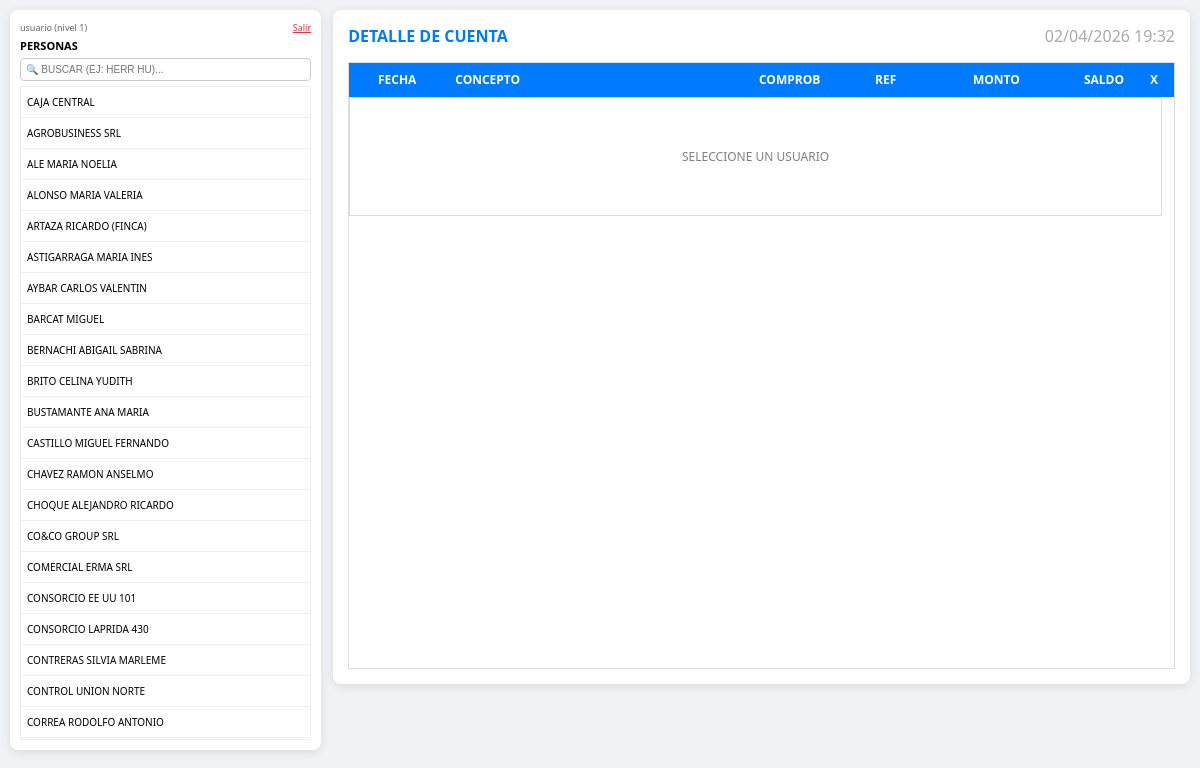
The page /index.php (signed in) on the database its author committed.
### tables this page shows
CREATE TABLE `usuarios` (
  `id` int(11) NOT NULL AUTO_INCREMENT,
  `apellido` varchar(150) NOT NULL,
  `dni` varchar(20) NOT NULL,
  `cuit` varchar(25) DEFAULT NULL,
  `domicilio` varchar(200) DEFAULT NULL,
  `email` varchar(100) DEFAULT NULL,
  `celular` varchar(20) DEFAULT NULL,
  `consorcio` varchar(100) DEFAULT NULL,
  PRIMARY KEY (`id`)
);

### index.php (the view, shortened to what this page needs)
<?php
require_once __DIR__ . '/config_clave_borrado.php';
$sql = "SELECT u.*,
        (SELECT a.fecha_fin
         FROM alquileres a
         WHERE (a.inquilino1_id = u.id OR a.inquilino2_id = u.id)
         AND a.estado = 'VIGENTE'
         ORDER BY a.fecha_fin DESC
         LIMIT 1) as fecha_fin_contrato
        FROM usuarios u
        ORDER BY (u.id = 1) DESC, u.apellido ASC";
$resultado = mysqli_query($conexion, $sql);
$nivelAcceso = (int)($_SESSION['acceso_nivel'] ?? 0);
$soloLectura = ($nivelAcceso < 2);
?>
<!DOCTYPE html>
<html lang="es">
<head>
</head>
<body>
    <div class="contenedor-principal">
    <div class="contenedor-usuarios">
        <div style="display:flex; justify-content:space-between; align-items:center; flex-wrap:wrap; gap:4px; margin-bottom:4px;">
            <span style="font-size:9px; color:#666;"><?= htmlspecialchars($_SESSION['acceso_usuario'] ?? '') ?> (nivel <?= (int)($_SESSION['acceso_nivel'] ?? 0) ?>)</span>
            <div>
                <a href="<?= (isset($_SESSION['acceso_nivel']) && $_SESSION['acceso_nivel'] >= 1 && $_SESSION['acceso_nivel'] <= 3) ? 'respaldar_al_salir.php' : 'logout.php' ?>" style="color:#dc3545; font-size:9px;">Salir</a>
            </div>
        </div>
        <div style="display:flex; justify-content:space-between; align-items:center;">
            <h2 style="font-size:11px; margin:0;">PERSONAS</h2>
        </div>
        <input type="text" id="txtBuscador" placeholder="🔍 BUSCAR (EJ: HERR HU)..." onkeyup="filtrar()" style="width:100%; font-size:10px; margin-top:5px; padding:5px; border:1px solid #ccc; border-radius:4px; box-sizing:border-box;">
        <div class="scroll-usuarios">
            <table class="tabla-usuarios">
                <tbody id="cuerpo">
                    <?php while ($f = mysqli_fetch_array($resultado)) {
                        $btnEdit = $soloLectura ? '' : "<button class='btn-edit-inline' onclick='event.stopPropagation(); abrirEditor({$f['id']})'>📝 EDITAR</button>";
                        $fechaFinAttr = '';
                        if (!empty($f['fecha_fin_contrato'])) {
                            $fechaFinAttr = " data-fecha-fin='".htmlspecialchars($f['fecha_fin_contrato'])."'";
                        }
                        echo "<tr data-id=\"{$f['id']}\" onclick='cargarMovimientos(this, {$f['id']})'$fechaFinAttr>
                                <td>
                                    <span class='nombre-txt'>".strtoupper($f['apellido'])."</span>
                                    $btnEdit
                                </td>
                              </tr>";
                    } ?>
                </tbody>
            </table>
        </div>
    </div>
    <div class="contenedor-grid">
        <div class="cabecera-detalle">
            <div style="display:flex; align-items:center; gap:10px;">
                <h2 id="tituloMovimientos" style="font-size:1rem; color:#007bff; margin:0;">DETALLE DE CUENTA</h2>
            </div>
            <div style="display:flex; align-items:center; gap:12px; flex-wrap:wrap;">
                <div id="reloj-sistema"></div>
            </div>
        </div>
        <div class="scroll-grid" id="divScroll">
            <table class="tabla-datos tabla-header">
                <colgroup id="colgroupHeader">
                    <col style="width:12%"><col style="width:36%"><col style="width:14%"><col style="width:10%"><col style="width:13%"><col style="width:13%"><col style="width:40px">
                </colgroup>
                <thead>
                    <tr>
                        <th class="al-cen">FECHA</th>
                        <th class="al-izq">CONCEPTO</th>
                        <th class="al-cen">COMPROB</th>
                        <th class="al-cen">REF</th>
                        <th class="al-der">MONTO</th>
                        <th class="al-der">SALDO</th>
                        <th class="al-cen">X</th>
                    </tr>
                </thead>
            </table>
            <div class="scroll-movimientos" id="scrollMovimientos">
                <table class="tabla-datos tabla-body">
                <colgroup id="colgroupBody">
                    <col style="width:12%"><col style="width:36%"><col style="width:14%"><col style="width:10%"><col style="width:13%"><col style="width:13%"><col style="width:40px">
                </colgroup>
                    <tbody id="tablaMovimientos">
                        <tr><td colspan="7" style="padding:50px; text-align:center; color:gray;">SELECCIONE UN USUARIO</td></tr>
                    </tbody>
                </table>
            </div>
        </div>
    </div>
    </div>
</body>
</html>

### index.php (style rules this page uses)
body { font-family: 'Segoe UI', sans-serif; background: #f0f2f5; margin: 0; padding: 10px; display: flex; flex-direction: column; align-items: stretch; }
.contenedor-principal { display: flex; align-items: flex-start; flex: 1; min-width: 0; }
.contenedor-usuarios { background: white; padding: 10px; border-radius: 8px; box-shadow: 0 2px 10px rgba(0,0,0,0.1); width: 25vw; margin-right: 1vw; height: 90vh; display: flex; flex-direction: column; font-size: 10px; }
.contenedor-grid { background: white; padding: 15px; border-radius: 8px; box-shadow: 0 2px 10px rgba(0,0,0,0.1); width: 71vw; height: calc(90vh - 2cm); position: relative; display: flex; flex-direction: column; min-height: 0; }
.cabecera-detalle { display: flex; justify-content: space-between; align-items: center; margin-bottom: 10px; flex-shrink: 0; }
#reloj-sistema { font-size: 1rem; color: #aaa; font-weight: 300; min-width: 150px; text-align: right; }
.scroll-usuarios { flex-grow: 1; overflow-y: auto; border: 1px solid #eee; margin-top: 5px; }
.scroll-grid { flex: 1; min-height: 0; display: flex; flex-direction: column; border: 1px solid #ddd; margin-top: 5px; background: #fff; overflow: hidden; }
.tabla-header { flex-shrink: 0; width: 100%; }
.scroll-movimientos { flex: 1 1 0; min-height: 150px; overflow-y: scroll !important; overflow-x: auto; scrollbar-gutter: stable; }
.tabla-datos { width: 100%; border-collapse: collapse; font-size: 12px; table-layout: fixed; }
.tabla-datos th { background: #007bff; color: white; padding: 8px 5px; font-weight: bold; }
.tabla-header { border-bottom: 1px solid #007bff; }
.tabla-body td { border: 1px solid #ddd; padding: 8px 5px; }
.tabla-usuarios { width: 100%; border-collapse: collapse; }
.tabla-usuarios td { border-bottom: 1px solid #eee; padding: 8px 6px; cursor: pointer; text-transform: uppercase; display: flex; justify-content: space-between; align-items: center; }
.al-izq { text-align: left !important; padding-left: 10px !important; }
.al-der { text-align: right !important; padding-right: 10px !important; }
.al-cen { text-align: center !important; }

### rows shown on the page
usuarios: apellido "CAJA CENTRAL"
usuarios: apellido "AGROBUSINESS SRL"
usuarios: apellido "ALE MARIA NOELIA"
usuarios: apellido "ALONSO MARIA VALERIA"
usuarios: apellido "ARTAZA RICARDO (FINCA)"
usuarios: apellido "ASTIGARRAGA MARIA INES"
usuarios: apellido "AYBAR CARLOS VALENTIN"
usuarios: apellido "BARCAT MIGUEL"
usuarios: apellido "BERNACHI ABIGAIL SABRINA"
usuarios: apellido "BRITO CELINA YUDITH"
usuarios: apellido "BUSTAMANTE ANA MARIA"
usuarios: apellido "CASTILLO MIGUEL FERNANDO"
usuarios: apellido "CHAVEZ RAMON ANSELMO"
usuarios: apellido "CHOQUE ALEJANDRO RICARDO"
usuarios: apellido "CO&CO GROUP SRL"
usuarios: apellido "COMERCIAL ERMA SRL"
usuarios: apellido "CONSORCIO EE UU 101"
usuarios: apellido "CONSORCIO LAPRIDA 430"
usuarios: apellido "CONTRERAS SILVIA MARLEME"
usuarios: apellido "CONTROL UNION NORTE"
usuarios: apellido "CORREA RODOLFO ANTONIO"

### other values the page prints
$_SESSION['acceso_usuario'] "usuario"
$_SESSION['acceso_nivel'] "1"
